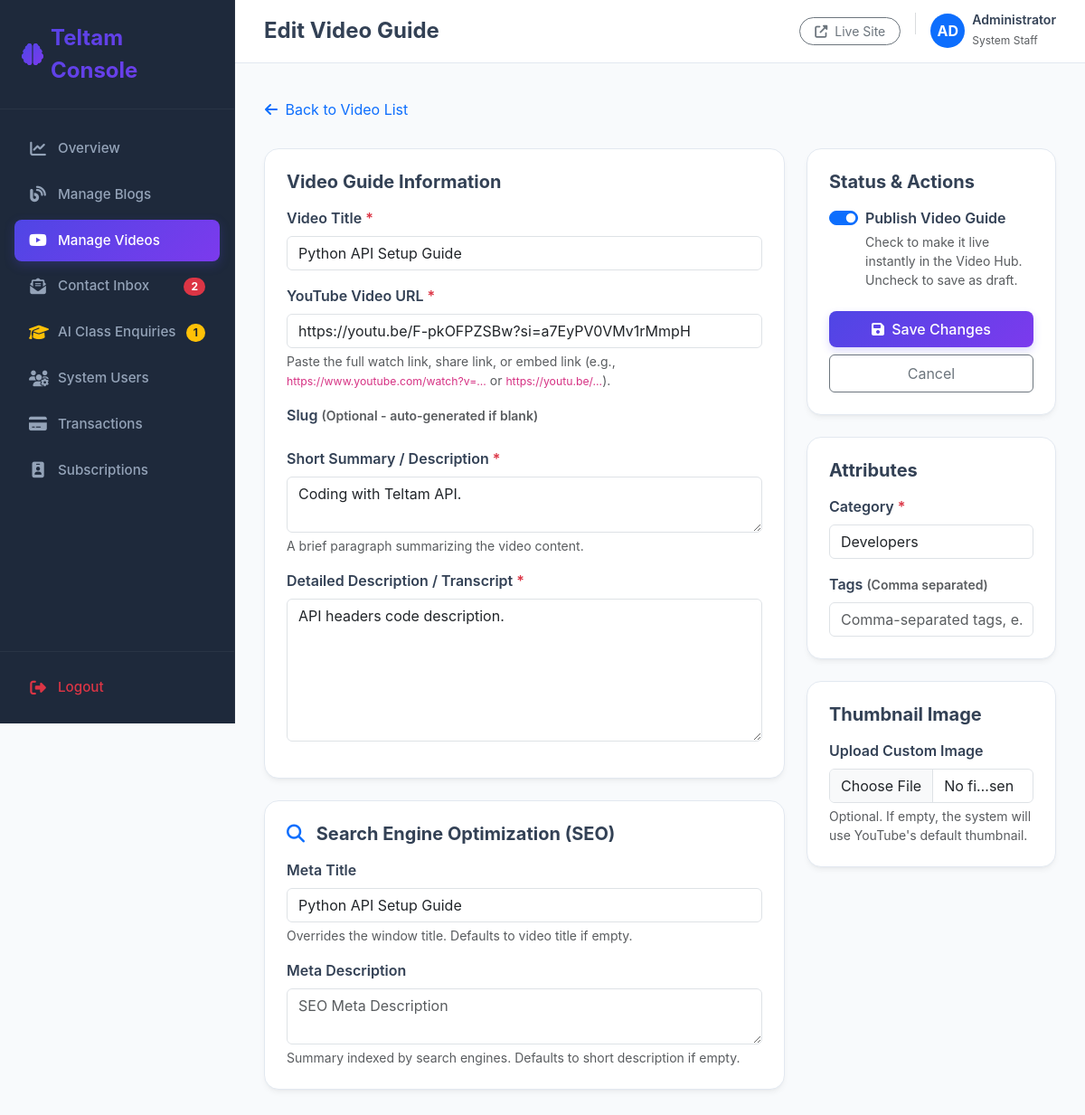
/dashboard/videos/edit/2/ (signed in), run on the app's committed database.
### app/models.py (models this page shows, shortened)
class YoutubeVideo(models.Model):
    title = models.CharField(max_length=255)
    slug = models.SlugField(max_length=255, unique=True, blank=True)
    youtube_video_url = models.URLField(max_length=500)
    youtube_video_id = models.CharField(max_length=50, blank=True)
    thumbnail_image = models.ImageField(upload_to='videos/', blank=True, null=True)
    category = models.CharField(max_length=100)
    short_description = models.TextField()
    full_description = models.TextField()
    tags = models.CharField(max_length=255, blank=True, help_text="Comma-separated tags")
    meta_title = models.CharField(max_length=255, blank=True)
    meta_description = models.TextField(blank=True)
    is_published = models.BooleanField(default=False)
    created_date = models.DateTimeField(auto_now_add=True)
    updated_date = models.DateTimeField(auto_now=True)
    class Meta:
        ordering = ['-created_date']

### app/views.py (the view)
# urls.py: path('dashboard/videos/edit/<int:pk>/', views.dashboard_video_edit, name='dashboard_video_edit'),
@staff_member_required(login_url='dashboard_login')
def dashboard_video_edit(request, pk):
    video = get_object_or_404(YoutubeVideo, pk=pk)
    if request.method == 'POST':
        form = YoutubeVideoForm(request.POST, request.FILES, instance=video)
        if form.is_valid():
            form.save()
            messages.success(request, f"YouTube Video '{video.title}' updated successfully!")
            return redirect('dashboard_video_list')
        else:
            messages.error(request, "Failed to update video details.")
    else:
        form = YoutubeVideoForm(instance=video)
    context = {
        'form': form,
        'action': 'Edit',
        'video': video,
    }
    return render(request, 'dashboard/video_form.html', context)

### templates/dashboard/video_form.html (shortened to what this page needs)
{% extends 'dashboard/base.html' %}
{% block header_title %}{{ action }} Video Guide{% endblock %}
{% block nav_videos %}active{% endblock %}
{% block content %}
<div class="row">
    <div class="col-12">
        <a href="{% url 'dashboard_video_list' %}" class="btn btn-link text-slate-600 text-decoration-none ps-0 mb-4">
            <i class="fas fa-arrow-left me-1"></i> Back to Video List
        </a>
    </div>
</div>
<form method="POST" enctype="multipart/form-data" class="needs-validation" novalidate>
    <div class="row g-4">
        <div class="col-lg-8">
            <div class="dashboard-card p-4 mb-4">
                <h5 class="fw-bold mb-3 text-slate-800">Video Guide Information</h5>
                <div class="mb-3">
                    <label for="{{ form.title.id_for_label }}" class="form-label fw-semibold">Video Title <span class="text-danger">*</span></label>
                    {{ form.title }}
                </div>
                <div class="mb-3">
                    <label for="{{ form.youtube_video_url.id_for_label }}" class="form-label fw-semibold">YouTube Video URL <span class="text-danger">*</span></label>
                    {{ form.youtube_video_url }}
                    <div class="form-text">Paste the full watch link, share link, or embed link (e.g., <code>https://www.youtube.com/watch?v=...</code> or <code>https://youtu.be/...</code>).</div>
                </div>
                <div class="mb-3">
                    <label for="{{ form.slug.id_for_label }}" class="form-label fw-semibold">Slug <small class="text-muted">(Optional - auto-generated if blank)</small></label>
                </div>
                <div class="mb-3">
                    <label for="{{ form.short_description.id_for_label }}" class="form-label fw-semibold">Short Summary / Description <span class="text-danger">*</span></label>
                    {{ form.short_description }}
                    <div class="form-text">A brief paragraph summarizing the video content.</div>
                </div>
                <div class="mb-3">
                    <label for="{{ form.full_description.id_for_label }}" class="form-label fw-semibold">Detailed Description / Transcript <span class="text-danger">*</span></label>
                    {{ form.full_description }}
                </div>
            </div>
            <div class="dashboard-card p-4">
                <h5 class="fw-bold mb-3 text-slate-800"><i class="fas fa-search me-2 text-primary"></i> Search Engine Optimization (SEO)</h5>
                <div class="mb-3">
                    <label for="{{ form.meta_title.id_for_label }}" class="form-label fw-semibold">Meta Title</label>
                    {{ form.meta_title }}
                    <div class="form-text">Overrides the window title. Defaults to video title if empty.</div>
                </div>
                <div class="mb-0">
                    <label for="{{ form.meta_description.id_for_label }}" class="form-label fw-semibold">Meta Description</label>
                    {{ form.meta_description }}
                    <div class="form-text">Summary indexed by search engines. Defaults to short description if empty.</div>
                </div>
            </div>
        </div>
        <div class="col-lg-4">
            <div class="dashboard-card p-4 mb-4">
                <h5 class="fw-bold mb-3 text-slate-800">Status &amp; Actions</h5>
                <div class="form-check form-switch mb-4">
                    {{ form.is_published }}
                    <label class="form-check-label fw-semibold" for="{{ form.is_published.id_for_label }}">Publish Video Guide</label>
                    <div class="form-text">Check to make it live instantly in the Video Hub. Uncheck to save as draft.</div>
                </div>
                <div class="d-grid gap-2">
                    <button type="submit" class="btn btn-brand-primary py-2"><i class="fas fa-floppy-disk me-1"></i> Save Changes</button>
                    <a href="{% url 'dashboard_video_list' %}" class="btn btn-outline-secondary py-2">Cancel</a>
                </div>
            </div>
            <div class="dashboard-card p-4 mb-4">
                <h5 class="fw-bold mb-3 text-slate-800">Attributes</h5>
                <div class="mb-3">
                    <label for="{{ form.category.id_for_label }}" class="form-label fw-semibold">Category <span class="text-danger">*</span></label>
                    {{ form.category }}
                </div>
                <div class="mb-0">
                    <label for="{{ form.tags.id_for_label }}" class="form-label fw-semibold">Tags <small class="text-muted">(Comma separated)</small></label>
                    {{ form.tags }}
                </div>
            </div>
            <div class="dashboard-card p-4">
                <h5 class="fw-bold mb-3 text-slate-800">Thumbnail Image</h5>
                <div class="mb-0">
                    <label for="{{ form.thumbnail_image.id_for_label }}" class="form-label fw-semibold">Upload Custom Image</label>
                    {{ form.thumbnail_image }}
                    <div class="form-text">Optional. If empty, the system will use YouTube's default thumbnail.</div>
                </div>
            </div>
        </div>
    </div>
</form>
{% endblock %}

### templates/dashboard/base.html (shortened to what this page needs)
{% load static %}
<!DOCTYPE html>
<html lang="en">
<head>
    <link href="https://cdn.jsdelivr.net/npm/bootstrap@5.3.2/dist/css/bootstrap.min.css" rel="stylesheet">
    <link href="https://cdnjs.cloudflare.com/ajax/libs/font-awesome/6.4.2/css/all.min.css" rel="stylesheet">
</head>
<body>
    <div class="sidebar" id="sidebar">
        <div>
            <div class="sidebar-brand d-flex align-items-center gap-2">
                <i class="fas fa-brain fs-4 text-primary" style="background: var(--brand-gradient); -webkit-background-clip: text; -webkit-text-fill-color: transparent;"></i>
                <span class="fw-bold fs-4 text-white">Teltam Console</span>
            </div>
            <ul class="sidebar-menu">
                <li class="sidebar-item {% block nav_home %}{% endblock %}">
                    <a href="{% url 'dashboard_home' %}" class="sidebar-link">
                        <i class="fas fa-chart-line"></i>
                        <span>Overview</span>
                    </a>
                </li>
                <li class="sidebar-item {% block nav_blogs %}{% endblock %}">
                    <a href="{% url 'dashboard_blog_list' %}" class="sidebar-link">
                        <i class="fas fa-blog"></i>
                        <span>Manage Blogs</span>
                    </a>
                </li>
                <li class="sidebar-item {% block nav_videos %}{% endblock %}">
                    <a href="{% url 'dashboard_video_list' %}" class="sidebar-link">
                        <i class="fab fa-youtube"></i>
                        <span>Manage Videos</span>
                    </a>
                </li>
                <li class="sidebar-item {% block nav_contacts %}{% endblock %}">
                    <a href="{% url 'dashboard_contact_list' %}" class="sidebar-link d-flex align-items-center justify-content-between">
                        <div class="d-flex align-items-center">
                            <i class="fas fa-envelope-open-text"></i>
                            <span>Contact Inbox</span>
                        </div>
                        {% if global_unread_messages_count > 0 %}
                            <span class="badge bg-danger rounded-pill px-2 py-1" style="font-size: 0.75rem;">{{ global_unread_messages_count }}</span>
                        {% endif %}
                    </a>
                </li>
                <li class="sidebar-item {% block nav_ai_enquiries %}{% endblock %}">
                    <a href="{% url 'dashboard_ai_class_enquiry_list' %}" class="sidebar-link d-flex align-items-center justify-content-between">
                        <div class="d-flex align-items-center">
                            <i class="fas fa-graduation-cap text-warning"></i>
                            <span>AI Class Enquiries</span>
                        </div>
                        {% if global_pending_enquiries_count > 0 %}
                            <span class="badge bg-warning text-dark rounded-pill px-2 py-1" style="font-size: 0.75rem;">{{ global_pending_enquiries_count }}</span>
                        {% endif %}
                    </a>
                </li>
                <li class="sidebar-item {% block nav_users %}{% endblock %}">
                    <a href="{% url 'dashboard_user_list' %}" class="sidebar-link">
                        <i class="fas fa-users-cog"></i>
                        <span>System Users</span>
                    </a>
                </li>
                <li class="sidebar-item {% block nav_payments %}{% endblock %}">
                    <a href="{% url 'dashboard_payment_list' %}" class="sidebar-link">
                        <i class="fas fa-credit-card"></i>
                        <span>Transactions</span>
                    </a>
                </li>
                <li class="sidebar-item {% block nav_subscriptions %}{% endblock %}">
                    <a href="{% url 'dashboard_subscription_list' %}" class="sidebar-link">
                        <i class="fas fa-id-badge"></i>
                        <span>Subscriptions</span>
                    </a>
                </li>
            </ul>
        </div>
        <div class="sidebar-footer">
            <a href="{% url 'dashboard_logout' %}" class="sidebar-link text-danger">
                <i class="fas fa-sign-out-alt"></i>
                <span>Logout</span>
            </a>
        </div>
    </div>
    <div class="content-wrapper">
        <header class="topbar">
            <div class="d-flex align-items-center gap-3">
                <h4 class="mb-0 fw-bold text-slate-800">{% block header_title %}Overview{% endblock %}</h4>
            </div>
            <div class="d-flex align-items-center gap-3">
                <a href="{% url 'home' %}" target="_blank" class="btn btn-sm btn-outline-secondary rounded-pill px-3">
                    <i class="fas fa-external-link-alt me-1"></i> Live Site
                </a>
                <div class="d-flex align-items-center gap-2">
                    <div class="rounded-circle bg-primary text-white d-flex align-items-center justify-content-center fw-bold" style="width: 38px; height: 38px;">
                        {{ request.user.first_name|slice:":2"|upper|default:"AD" }}
                    </div>
                    <div class="d-none d-md-block">
                        <h6 class="mb-0 fw-semibold" style="font-size: 0.88rem;">{{ request.user.first_name|default:request.user.username }}</h6>
                        <span class="text-muted" style="font-size: 0.75rem;">System Staff</span>
                    </div>
                </div>
            </div>
        </header>
        <main class="main-content">
            {% include 'sweetalert_messages.html' %}
            <div class="animate-fade-in">
                {% block content %}{% endblock %}
            </div>
        </main>
    </div>
</body>
</html>

### data on the page
YoutubeVideo: title "Python API Setup Guide", youtube_video_url "https://youtu.be/F-pkOFPZSBw?si=a7EyPV0VMv1rMmpH", short_description "Coding with Teltam API.", full_description "API headers code description.", meta_title "Python API Setup Guide", is_published "☑", category "Developers"

### other printed values
{{ global_unread_messages_count }} "2"
{{ global_pending_enquiries_count }} "1"
{{ action }} "Edit"
{{ request.user.first_name|slice:":2"|upper|default:"AD" }} "AD"
{{ request.user.first_name|default:request.user.username }} "Administrator"
